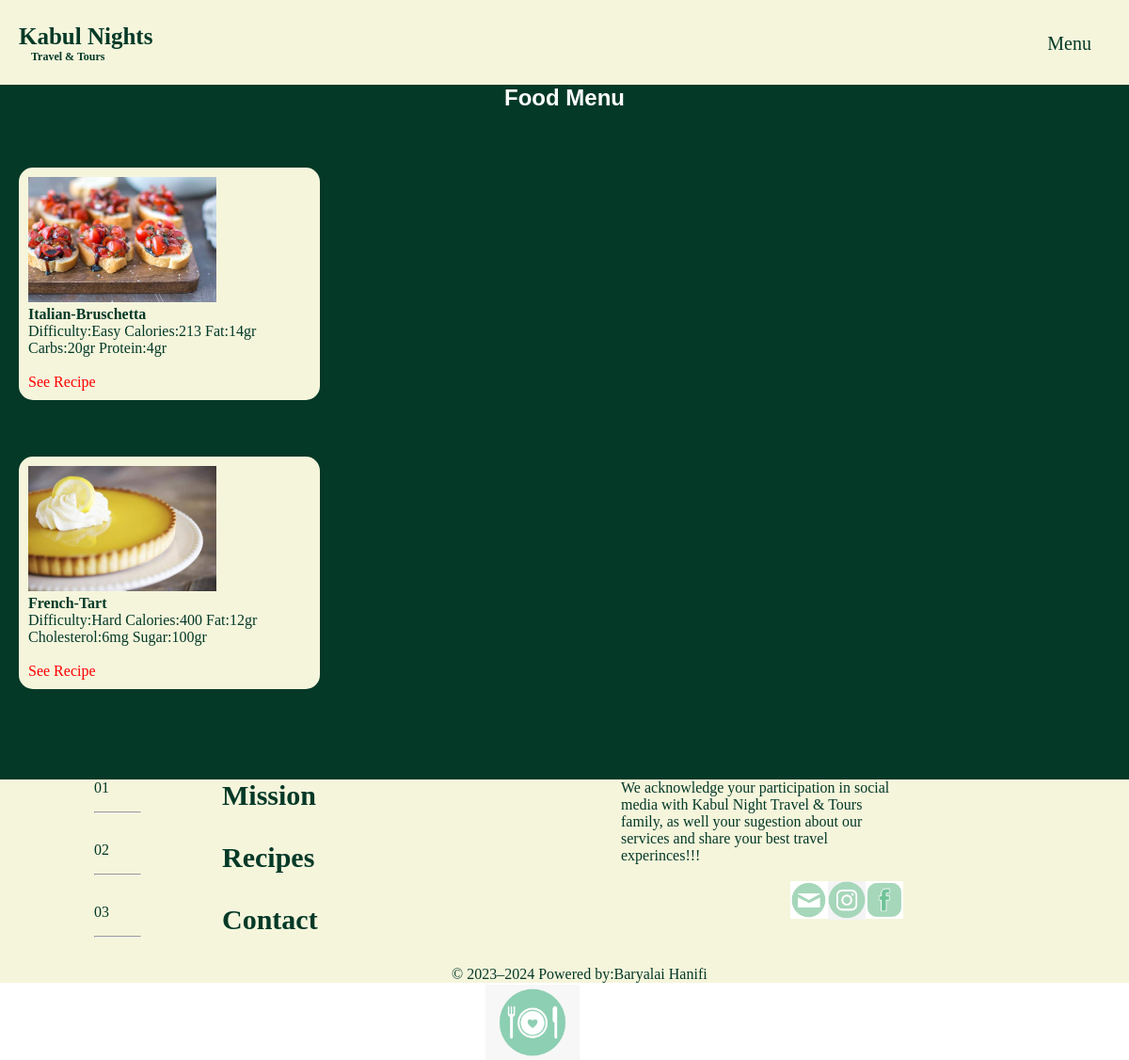
The page /food-search.php on the database its author committed.
### tables this page shows
CREATE TABLE `tbl_food` (
  `id` int(10) UNSIGNED NOT NULL,
  `title` varchar(100) NOT NULL,
  `description` text NOT NULL,
  `image_name` varchar(255) NOT NULL,
  `featured` varchar(10) NOT NULL,
  `recipe_id` int(10) DEFAULT NULL
);

### food-search.php (the view)
<?php include('./partiales-front/menu.php');  ?>
<?php include('./config/constants.php'); ?>
<br><br><br><br><br>
 <section>
    <div class="food">
    	<h1>Food Menu</h1>
    	<?php
         $search = $_POST['search'];
    	 $sql = "SELECT * FROM tbl_food WHERE title LIKE '%$search%' OR description LIKE '$search'";
    	 $result = mysqli_query($conn,$sql);
    	 $count = mysqli_num_rows($result);
    	 if ($count>0) {
    	 	while ($row = mysqli_fetch_assoc($result)) {
    	 		$id = $row['id'];
    	 	    $title = $row['title'];
    	 		$description = $row['description'];
    	 		$image_name = $row['image_name'];
    	 		?>
    	 		<div class="food-menu-box">
			    		<div class="food-menu-img">
			    			<?php
			    			if ($image_name=="") {
			    				echo "<div class='error'>Image is not availabe.</div>";
			    			}else
			    			{
			    				?>
			    				<img src="<?php echo SITEURL;?>images/food/<?php echo $image_name;?>">
			    				<?php
			    			}
			    			?>
			    		</div>
			    <div class="food-menu-desc">
			    			<h4> <?php echo $title;  ?></h4>
			            	<p class="food-detail"><?php echo $description;  ?></p>
			    			<br>
			    			<a href="<?php echo SITEURL;?>recipe1.php?food_id=<?php echo $id;?>">See Recipe</a>
			    </div>
			    </div>
    	 		<?php
    	 	}
    	 }
    	 else
    	 {
    	 	echo "<div class='error' style ='color:white;'>Food is not found.</div>";
    	 }
    	?>
        <br><br>
    </div>
</section>
<?php include('./partiales-front/footer.php');  ?>

### css/frontend.css (style rules this page uses)
* { margin:0; padding: 0; font-size: relative; }
.food { background-color: #043927; width: 100%; height: auto; }
.food h1 { color: white; text-align: center; font-family:Trebuchet MS,sans-serif; }
.food-menu-box { border-radius: 15px; width: 300px; height: auto; margin: 60px 20px; padding: 10px 10px; background-color: #f5f5dc; }
.food-menu-img img { width: 200px; }
.food-menu-desc { color:#043927; }
.food-menu-desc a { text-decoration: none; color:red; }

### css/backend.css (style rules this page uses)
* { margin:0; padding: 0; color:#043927; font-family: "Times New Roman",Times,serif; }

### rows shown on the page
tbl_food: image_name (picture), title "Italian-Bruschetta", description "Difficulty:Easy Calories:213 Fat:14gr Carbs:20gr Protein:4gr"
tbl_food: image_name (picture), title "French-Tart", description "Difficulty:Hard Calories:400 Fat:12gr Cholesterol:6mg Sugar:100gr"

### other values the page prints
$startYear "2023"
